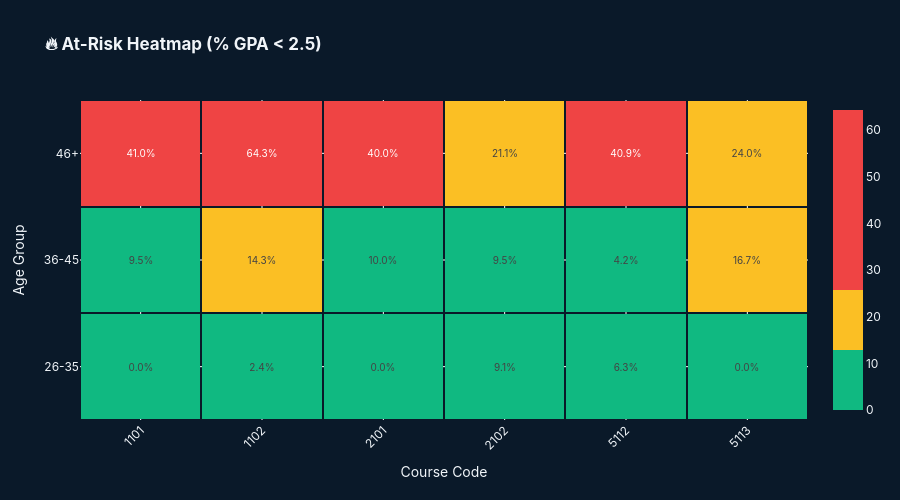

Notebook code for this chart:
### Markdown cell above
## CHART 3: Risk Hotspot % Below 2.5 GPA

### Code cell
import plotly.graph_objects as go

# ==========================================
# CHART 3: AT-RISK HEATMAP (< 2.5 GPA)
# ==========================================
def plot_heatmap_at_risk(df):
    # 1. Filter for valid age groups (>= 5 students)
    age_counts = df.groupby('Age_Group').size()
    valid_ages = age_counts[age_counts >= 5].index
    d = df[df['Age_Group'].isin(valid_ages)]
    
    # 2. Calculate "At-Risk" Rate Matrix (GPA < 2.5)
    matrix = d.groupby(['Age_Group', 'Course_Code']).apply(
        lambda x: (x['GPA'] < 2.5).sum() / len(x) * 100 if len(x) > 0 else 0
    ).reset_index()
    
    pivot = matrix.pivot(index='Age_Group', columns='Course_Code', values=0).fillna(0)
    
    # 3. Plotting
    fig = go.Figure(data=go.Heatmap(
        z=pivot.values,
        x=pivot.columns,
        y=pivot.index,
        # --- NEW: Add text to the heatmap cells ---
        text=pivot.values,              # The values to display
        texttemplate="%{text:.1f}%",    # Format: 1 decimal place + % sign
        textfont={"size": 10},          # Optional: Adjust font size to fit
        # ------------------------------------------
        colorscale=[
            [0.0, COLORS['success']],   # 0% At Risk = Green
            [0.2, COLORS['success']],
            [0.2, COLORS['primary']],   # 20-40% = Yellow/Gold
            [0.4, COLORS['primary']],
            [0.4, COLORS['danger']],    # >40% = Red
            [1.0, COLORS['danger']]
        ],
        hovertemplate='Age: %{y}<br>Course: %{x}<br>At-Risk Rate: %{z:.1f}%<extra></extra>',
        xgap=2, ygap=2 
    ))

    # 4. Visual Styling
    fig.update_layout(
        plot_bgcolor=COLORS['background'],
        paper_bgcolor=COLORS['background'],
        font=dict(color=COLORS['text_primary'], family='Inter, sans-serif'),
        title="<b>🔥 At-Risk Heatmap (% GPA < 2.5)</b>",
        xaxis=dict(title="Course Code", tickangle=-45),
        yaxis=dict(title="Age Group"),
        height=500
    )
    
    return fig

# Run Test
fig3 = plot_heatmap_at_risk(df)
fig3.show()

### Figure 1 — Plotly figure (JSON) as saved in the notebook; plotly's stock layout.template omitted (floating-point values rounded to 4 significant figures)
{"data": [{"colorscale": [[0, "#10b981"], [0.2, "#10b981"], [0.2, "#fbbf24"], [0.4, "#fbbf24"], [0.4, "#ef4444"], [1, "#ef4444"]], "hovertemplate": "Age: %{y}<br>Course: %{x}<br>At-Risk Rate: %{z:.1f}%<extra></extra>", "text": [[0.0, 2.381, 0.0, 9.091, 6.25, 0.0], [9.524, 14.29, 10.0, 9.524, 4.167, 16.67], [40.98, 64.29, 40.0, 21.05, 40.91, 24.0]], "textfont": {"size": 10}, "texttemplate": "%{text:.1f}%", "type": "heatmap", "x": ["1101", "1102", "2101", "2102", "5112", "5113"], "xgap": 2, "y": ["26-35", "36-45", "46+"], "ygap": 2, "z": [[0.0, 2.381, 0.0, 9.091, 6.25, 0.0], [9.524, 14.29, 10.0, 9.524, 4.167, 16.67], [40.98, 64.29, 40.0, 21.05, 40.91, 24.0]]}], "layout": {"font": {"color": "#f1f5f9", "family": "Inter, sans-serif"}, "height": 500, "paper_bgcolor": "#0a1929", "plot_bgcolor": "#0a1929", "title": {"text": "<b>🔥 At-Risk Heatmap (% GPA < 2.5)</b>"}, "xaxis": {"tickangle": -45, "title": {"text": "Course Code"}}, "yaxis": {"title": {"text": "Age Group"}}}}
